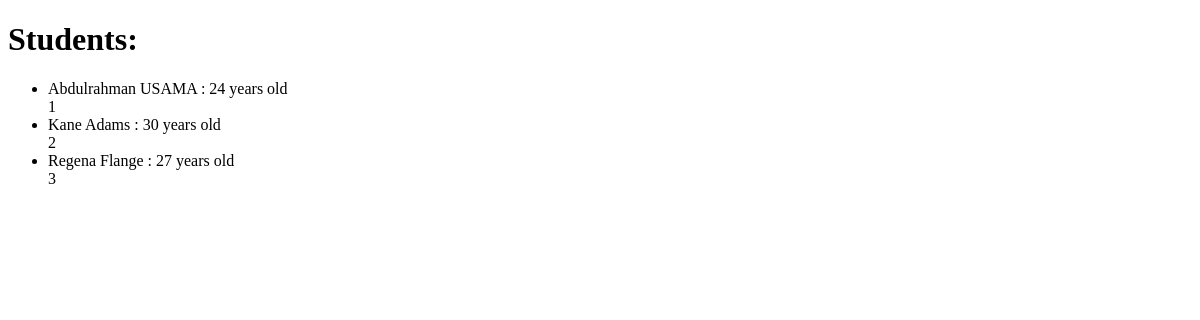
/students/, run on an earlier commit of the app's database.
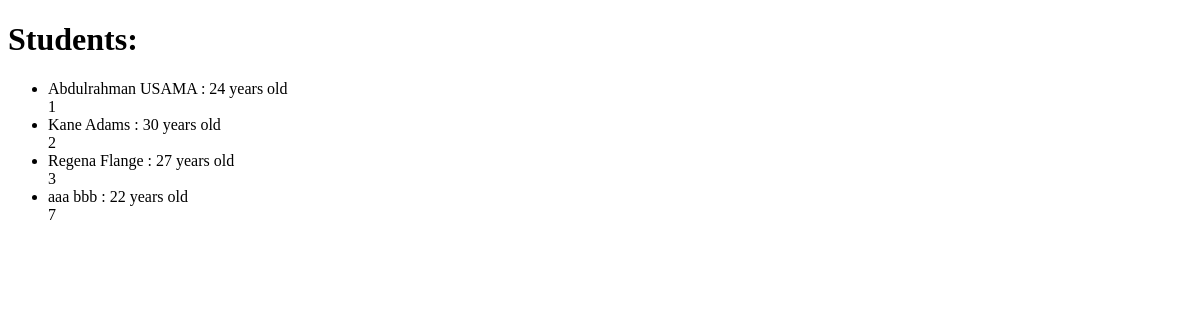
And on a later commit of the database.
### students/models.py (models this page shows)
class Student(models.Model):
    f_name = models.CharField(max_length=255)
    l_name = models.CharField(max_length=255)
    age = models.IntegerField(null=True)
    student_class = models.IntegerField(null=True)
    """def __str__(self):
        return f"{self.f_name} {self.l_name}"""

### students/views.py (the view)
# urls.py: path('students/', StudentList.as_view()),
class StudentList(ListView):
    model = Student

### students/templates/students/student_list.html (shortened to what this page needs)
<!DOCTYPE html>
<html>
<head>
</head>
<body>
    <h1>Students:</h1>
    <ul>
        {% for object in object_list %}
        <li>{{ object.f_name }} {{ object.l_name }} : {{ object.age }} years old<br/>
            {{object.id}}</li>
        {% endfor %}
    </ul>
</body>
</html>

What changed in the data, as far as the page shows it:
added Student: f_name "aaa", l_name "bbb", age "22", id "7"
